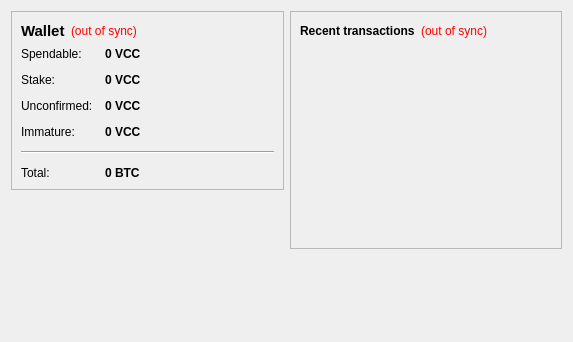
<?xml version="1.0" encoding="UTF-8"?>
<ui version="4.0">
 <class>OverviewPage</class>
 <widget class="QWidget" name="OverviewPage">
  <property name="geometry">
   <rect>
    <x>0</x>
    <y>0</y>
    <width>573</width>
    <height>342</height>
   </rect>
  </property>
  <property name="windowTitle">
   <string>Form</string>
  </property>
  <layout class="QHBoxLayout" name="horizontalLayout" stretch="1,1">
   <item>
    <layout class="QVBoxLayout" name="verticalLayout_2">
     <item>
      <widget class="QFrame" name="frame">
       <property name="frameShape">
        <enum>QFrame::StyledPanel</enum>
       </property>
       <property name="frameShadow">
        <enum>QFrame::Raised</enum>
       </property>
       <layout class="QVBoxLayout" name="verticalLayout_4">
        <item>
         <layout class="QHBoxLayout" name="horizontalLayout_4">
          <item>
           <widget class="QLabel" name="label_5">
            <property name="font">
             <font>
              <pointsize>11</pointsize>
              <weight>75</weight>
              <bold>true</bold>
             </font>
            </property>
            <property name="text">
             <string>Wallet</string>
            </property>
           </widget>
          </item>
          <item>
           <widget class="QLabel" name="labelWalletStatus">
            <property name="toolTip">
             <string>The displayed information may be out of date. Your wallet automatically synchronizes with the pointbank network after a connection is established, but this process has not completed yet.</string>
            </property>
            <property name="styleSheet">
             <string notr="true">QLabel { color: red; }</string>
            </property>
            <property name="text">
             <string notr="true">(out of sync)</string>
            </property>
            <property name="alignment">
             <set>Qt::AlignLeading|Qt::AlignLeft|Qt::AlignVCenter</set>
            </property>
           </widget>
          </item>
          <item>
           <spacer name="horizontalSpacer_2">
            <property name="orientation">
             <enum>Qt::Horizontal</enum>
            </property>
            <property name="sizeHint" stdset="0">
             <size>
              <width>40</width>
              <height>20</height>
             </size>
            </property>
           </spacer>
          </item>
         </layout>
        </item>
        <item>
         <layout class="QFormLayout" name="formLayout_2">
          <property name="fieldGrowthPolicy">
           <enum>QFormLayout::AllNonFixedFieldsGrow</enum>
          </property>
          <property name="horizontalSpacing">
           <number>12</number>
          </property>
          <property name="verticalSpacing">
           <number>12</number>
          </property>
          <item row="0" column="0">
           <widget class="QLabel" name="label">
            <property name="text">
             <string>Spendable:</string>
            </property>
           </widget>
          </item>
          <item row="0" column="1">
           <widget class="QLabel" name="labelBalance">
            <property name="font">
             <font>
              <weight>75</weight>
              <bold>true</bold>
             </font>
            </property>
            <property name="cursor">
             <cursorShape>IBeamCursor</cursorShape>
            </property>
            <property name="toolTip">
             <string>Your current spendable balance</string>
            </property>
            <property name="text">
             <string notr="true">0 VCC</string>
            </property>
            <property name="textInteractionFlags">
             <set>Qt::LinksAccessibleByMouse|Qt::TextSelectableByKeyboard|Qt::TextSelectableByMouse</set>
            </property>
           </widget>
          </item>
          <item row="1" column="0">
           <widget class="QLabel" name="label_6">
            <property name="text">
             <string>Stake:</string>
            </property>
           </widget>
          </item>
          <item row="1" column="1">
           <widget class="QLabel" name="labelStake">
            <property name="font">
             <font>
              <weight>75</weight>
              <bold>true</bold>
             </font>
            </property>
            <property name="cursor">
             <cursorShape>IBeamCursor</cursorShape>
            </property>
            <property name="toolTip">
             <string>Total of coins that was staked, and do not yet count toward the current balance</string>
            </property>
            <property name="text">
             <string notr="true">0 VCC</string>
            </property>
            <property name="textInteractionFlags">
             <set>Qt::LinksAccessibleByMouse|Qt::TextSelectableByKeyboard|Qt::TextSelectableByMouse</set>
            </property>
           </widget>
          </item>
          <item row="2" column="0">
           <widget class="QLabel" name="label_3">
            <property name="text">
             <string>Unconfirmed:</string>
            </property>
           </widget>
          </item>
          <item row="2" column="1">
           <widget class="QLabel" name="labelUnconfirmed">
            <property name="font">
             <font>
              <weight>75</weight>
              <bold>true</bold>
             </font>
            </property>
            <property name="cursor">
             <cursorShape>IBeamCursor</cursorShape>
            </property>
            <property name="toolTip">
             <string>Total of transactions that have yet to be confirmed, and do not yet count toward the current balance</string>
            </property>
            <property name="text">
             <string notr="true">0 VCC</string>
            </property>
            <property name="textInteractionFlags">
             <set>Qt::LinksAccessibleByMouse|Qt::TextSelectableByKeyboard|Qt::TextSelectableByMouse</set>
            </property>
           </widget>
          </item>
          <item row="3" column="0">
           <widget class="QLabel" name="labelImmatureText">
            <property name="text">
             <string>Immature:</string>
            </property>
           </widget>
          </item>
          <item row="3" column="1">
           <widget class="QLabel" name="labelImmature">
            <property name="font">
             <font>
              <weight>75</weight>
              <bold>true</bold>
             </font>
            </property>
            <property name="toolTip">
             <string>Mined balance that has not yet matured</string>
            </property>
            <property name="text">
             <string notr="true">0 VCC</string>
            </property>
            <property name="textInteractionFlags">
             <set>Qt::LinksAccessibleByMouse|Qt::TextSelectableByKeyboard|Qt::TextSelectableByMouse</set>
            </property>
           </widget>
          </item>
          <item row="4" column="0" colspan="2">
           <widget class="Line" name="line">
            <property name="orientation">
             <enum>Qt::Horizontal</enum>
            </property>
           </widget>
          </item>
          <item row="5" column="0">
           <widget class="QLabel" name="labelTotalText">
            <property name="text">
             <string>Total:</string>
            </property>
           </widget>
          </item>
          <item row="5" column="1">
           <widget class="QLabel" name="labelTotal">
            <property name="font">
             <font>
              <weight>75</weight>
              <bold>true</bold>
             </font>
            </property>
            <property name="cursor">
             <cursorShape>IBeamCursor</cursorShape>
            </property>
            <property name="toolTip">
             <string>Your current total balance</string>
            </property>
            <property name="text">
             <string notr="true">0 BTC</string>
            </property>
            <property name="textInteractionFlags">
             <set>Qt::LinksAccessibleByMouse|Qt::TextSelectableByKeyboard|Qt::TextSelectableByMouse</set>
            </property>
           </widget>
          </item>
         </layout>
        </item>
       </layout>
      </widget>
     </item>
     <item>
      <spacer name="verticalSpacer">
       <property name="orientation">
        <enum>Qt::Vertical</enum>
       </property>
       <property name="sizeHint" stdset="0">
        <size>
         <width>20</width>
         <height>40</height>
        </size>
       </property>
      </spacer>
     </item>
    </layout>
   </item>
   <item>
    <layout class="QVBoxLayout" name="verticalLayout_3">
     <item>
      <widget class="QFrame" name="frame_2">
       <property name="frameShape">
        <enum>QFrame::StyledPanel</enum>
       </property>
       <property name="frameShadow">
        <enum>QFrame::Raised</enum>
       </property>
       <layout class="QVBoxLayout" name="verticalLayout">
        <item>
         <layout class="QHBoxLayout" name="horizontalLayout_2">
          <item>
           <widget class="QLabel" name="label_4">
            <property name="text">
             <string>&lt;b&gt;Recent transactions&lt;/b&gt;</string>
            </property>
           </widget>
          </item>
          <item>
           <widget class="QLabel" name="labelTransactionsStatus">
            <property name="toolTip">
             <string>The displayed information may be out of date. Your wallet automatically synchronizes with the pointbank network after a connection is established, but this process has not completed yet.</string>
            </property>
            <property name="styleSheet">
             <string notr="true">QLabel { color: red; }</string>
            </property>
            <property name="text">
             <string notr="true">(out of sync)</string>
            </property>
            <property name="alignment">
             <set>Qt::AlignRight|Qt::AlignTrailing|Qt::AlignVCenter</set>
            </property>
           </widget>
          </item>
          <item>
           <spacer name="horizontalSpacer">
            <property name="orientation">
             <enum>Qt::Horizontal</enum>
            </property>
            <property name="sizeHint" stdset="0">
             <size>
              <width>40</width>
              <height>20</height>
             </size>
            </property>
           </spacer>
          </item>
         </layout>
        </item>
        <item>
         <widget class="QListView" name="listTransactions">
          <property name="styleSheet">
           <string notr="true">QListView { background: transparent; }</string>
          </property>
          <property name="frameShape">
           <enum>QFrame::NoFrame</enum>
          </property>
          <property name="verticalScrollBarPolicy">
           <enum>Qt::ScrollBarAlwaysOff</enum>
          </property>
          <property name="horizontalScrollBarPolicy">
           <enum>Qt::ScrollBarAlwaysOff</enum>
          </property>
          <property name="selectionMode">
           <enum>QAbstractItemView::NoSelection</enum>
          </property>
         </widget>
        </item>
       </layout>
      </widget>
     </item>
     <item>
      <spacer name="verticalSpacer_2">
       <property name="orientation">
        <enum>Qt::Vertical</enum>
       </property>
       <property name="sizeHint" stdset="0">
        <size>
         <width>20</width>
         <height>40</height>
        </size>
       </property>
      </spacer>
     </item>
    </layout>
   </item>
  </layout>
 </widget>
 <resources/>
 <connections/>
</ui>
